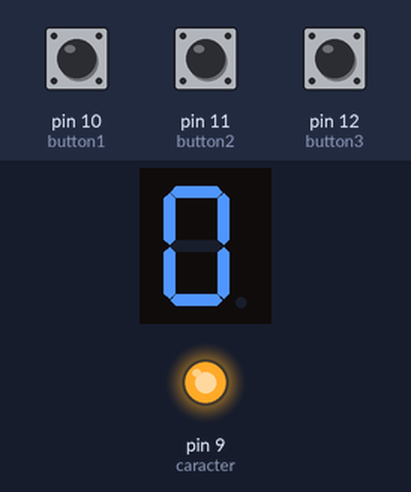
Bench run of a sketch on a simulated Arduino Uno, built with avr-gcc and run on an emulated ATmega328P. Parts: 1-digit seven-segment display, output pins drawn as LEDs (lit = HIGH). Wiring (inferred from the names in the program): 1-digit 7-segment display, segments lit when LOW: segments pin 2, pin 3, pin 4, pin 5, pin 6, pin 7, pin 8. The inputs (shaded band) are chosen by the test bench; at power-on: pin 10 (button1) HIGH, pin 11 (button2) HIGH, pin 12 (button3) HIGH. The segment pins are drawn as the display they are named for; pins used as bus, display or sensor lines are not drawn.

Above: at 1.2 s.
1.3 s: pin 10 (button1) pulled LOW for 0.15 s
At 2.7 s:
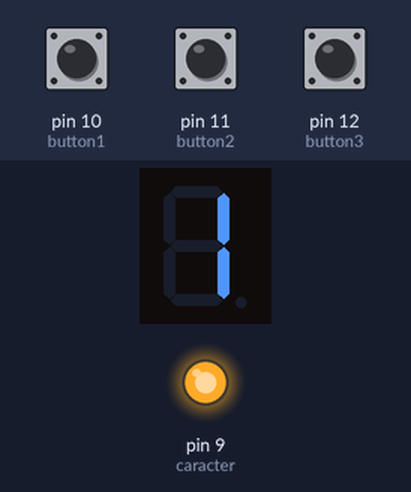
4.4 s: pin 11 (button2) pulled LOW for 0.15 s
6.0 s: pin 10 (button1) pulled LOW for 1 s
At 8.1 s:
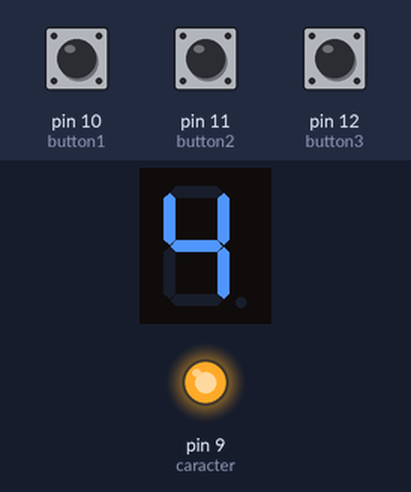
10.0 s: pin 12 (button3) pulled LOW for 0.15 s
At 12.3 s:
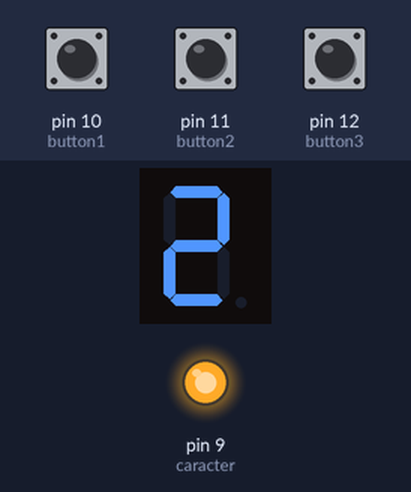
13.1 s: pin 12 (button3) pulled LOW for 1 s
At 15.6 s:
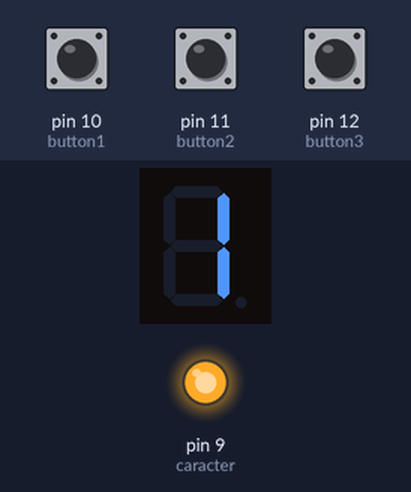
Timing chart, 0 to 17.1 s (numbered marks = the images above; inputs shaded):
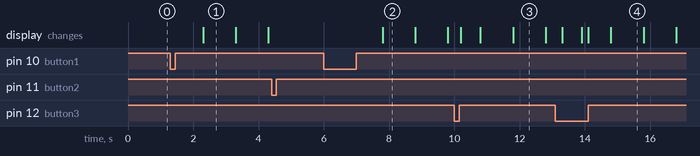

The sketch:

sketch_clock.ino
```cpp
#include <util/delay.h>

volatile int nr_sec = 0; // ia variabila din RAM si nu din registru pt ca e mai sigur
const int leds [] = {2, 3, 4, 5, 6, 7, 8};
const int caracter = 9;
const int numbers [] = {63, 6, 91, 79, 102, 109, 125, 7, 127, 111};

const int button1 = 10;
const int button2 = 11;
const int button3 = 12;

//Arduino are 16 MHz
void setup() {
  //timer oprit
  TCCR1A = 0;
  TCCR1B = 0;

  //alte initializari
  for (int i = 0; i < 7; i++)
    pinMode(leds[i], OUTPUT);
  pinMode(caracter, OUTPUT);
  digitalWrite(caracter, HIGH);

  TIMSK1 = (1 << TOIE1); //activare timer overflow

  //modul 2
  //TIMSK1 = 0x02;// activare in modul CTC
  //OCR1A = 0xF423; //init reg. de comparare
  //TCCR1B = 0x0C; // set clock 100 / set wgm12 ctc mode
}

//procedura de overflow
ISR (TIMER1_OVF_vect) {
  TCNT1 = 0x0BDC; //setare valoare initiala 65536 - 62500
  nr_sec++;
  if (nr_sec == 10) nr_sec = 0;
}

void print_character(int val) {
  for (int i = 0; i < 7; i++) {
      digitalWrite(leds[i], !(val%2)); //activ pe 0
      val = val/2;
  }
}

void loop() {

  if (digitalRead(button1) == LOW) {
    //pornire timer
    TCNT1 = 0x0BDC; //setare valoare initiala 65536 - 62500
    TCCR1B = (1 << CS12);  //1 MHZ / 256
    _delay_ms(200);
  }
  if (digitalRead(button2) == LOW) {
    TCCR1B = 0;
    _delay_ms(200);
  }
  if (digitalRead(button3) == LOW) {
    nr_sec = 0;
    _delay_ms(200);
  }

  print_character(numbers[nr_sec%10]);
}
```

Measured:
- after the input at 1.3 s, the display: changes after 1.0 s (image 1)
- after the input at 4.4 s, every drawn part: stays the same
- after the input at 6.0 s, the display: changes after 1.8 s (image 2)
- what the display in image 1 shows lasts 1.0 s, from 2.3 s to 3.3 s
